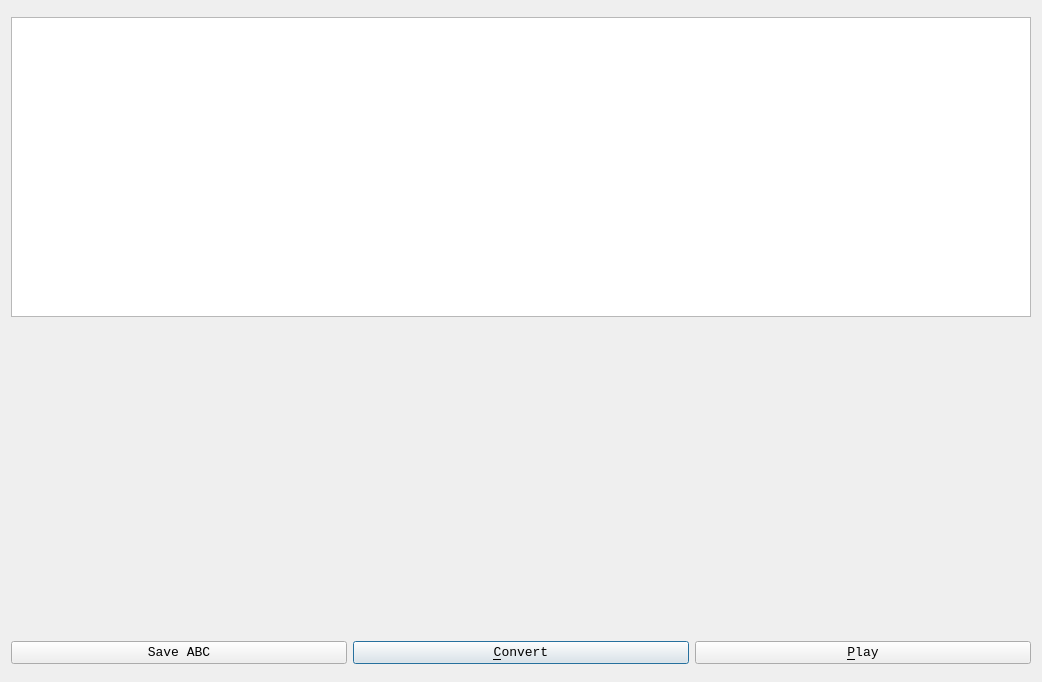
<?xml version="1.0" encoding="UTF-8"?>
<ui version="4.0">
 <class>QtMainDialog</class>
 <widget class="QDialog" name="QtMainDialog">
  <property name="geometry">
   <rect>
    <x>0</x>
    <y>0</y>
    <width>1042</width>
    <height>682</height>
   </rect>
  </property>
  <property name="maximumSize">
   <size>
    <width>16777215</width>
    <height>12024</height>
   </size>
  </property>
  <property name="font">
   <font>
    <family>Courier New</family>
    <pointsize>10</pointsize>
   </font>
  </property>
  <property name="windowTitle">
   <string>Visual ABC</string>
  </property>
  <property name="windowIcon">
   <iconset resource="ToolVisualAbc.qrc">
    <normaloff>:/images/R.png</normaloff>:/images/R.png</iconset>
  </property>
  <layout class="QGridLayout" name="gridLayout">
   <item row="2" column="0" colspan="3">
    <widget class="QLabel" name="label_sheet">
     <property name="maximumSize">
      <size>
       <width>1024</width>
       <height>300</height>
      </size>
     </property>
     <property name="text">
      <string/>
     </property>
     <property name="pixmap">
      <pixmap resource="ToolVisualAbc.qrc">:/images/SongFriday.png</pixmap>
     </property>
     <property name="scaledContents">
      <bool>true</bool>
     </property>
    </widget>
   </item>
   <item row="0" column="0" colspan="3">
    <widget class="QPlainTextEdit" name="edit_text">
     <property name="maximumSize">
      <size>
       <width>16777215</width>
       <height>300</height>
      </size>
     </property>
    </widget>
   </item>
   <item row="3" column="1">
    <widget class="QPushButton" name="button_convert">
     <property name="text">
      <string>&amp;Convert</string>
     </property>
    </widget>
   </item>
   <item row="3" column="2">
    <widget class="QPushButton" name="button_play">
     <property name="text">
      <string>&amp;Play</string>
     </property>
    </widget>
   </item>
   <item row="3" column="0">
    <widget class="QPushButton" name="label_save">
     <property name="text">
      <string>Save ABC</string>
     </property>
    </widget>
   </item>
  </layout>
 </widget>
 <resources>
  <include location="ToolVisualAbc.qrc"/>
 </resources>
 <connections/>
</ui>
